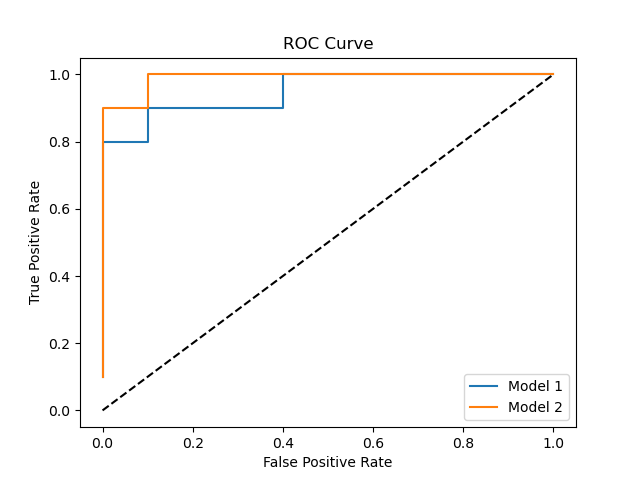

Here is the Python script that generated this plot:
# 計算ROC曲線和AUC值

import matplotlib.pyplot as plt
import numpy as np

# 假設的真實標籤和預測分數（20組）
y_true = np.array([0, 0, 1, 1, 0, 1, 0, 1, 0, 1,
                   0, 1, 1, 0, 1, 0, 0, 1, 0, 1])
y_scores_model1 = np.array([0.1, 0.4, 0.35, 0.8, 0.2, 0.6,
                             0.3, 0.9, 0.4, 0.7,
                             0.15, 0.85, 0.5, 0.25,
                             0.65, 0.55, 0.45, 0.75,
                             0.05, 0.95])
y_scores_model2 = np.array([0.05, 0.6, 0.7, 0.9, 0.1, 0.65,
                             0.2, 0.8, 0.3, 0.75,
                             0.1, 0.9, 0.55, 0.15,
                             0.7, 0.4, 0.25, 0.85,
                             0.05, 0.95])

def calculate_roc_auc(y_true, y_scores):
    thresholds = np.sort(np.unique(y_scores))
    tpr_list = []
    fpr_list = []

    for threshold in thresholds:
        y_pred = (y_scores >= threshold).astype(int)
        TP = np.sum((y_pred == 1) & (y_true == 1))
        FP = np.sum((y_pred == 1) & (y_true == 0))
        TN = np.sum((y_pred == 0) & (y_true == 0))
        FN = np.sum((y_pred == 0) & (y_true == 1))

        TPR = TP / (TP + FN) if (TP + FN) > 0 else 0
        FPR = FP / (FP + TN) if (FP + TN) > 0 else 0

        tpr_list.append(TPR)
        fpr_list.append(FPR)

    return tpr_list, fpr_list

# 計算ROC曲線
tpr1, fpr1 = calculate_roc_auc(y_true, y_scores_model1)
tpr2, fpr2 = calculate_roc_auc(y_true, y_scores_model2)

# 繪製ROC曲線
plt.plot(fpr1, tpr1, label='Model 1')
plt.plot(fpr2, tpr2, label='Model 2')
plt.plot([0, 1], [0, 1], 'k--')  # 隨機猜測的基準線
plt.xlabel('False Positive Rate')
plt.ylabel('True Positive Rate')
plt.title('ROC Curve')
plt.legend()
plt.show()


import matplotlib.pyplot as plt
import numpy as np
from sklearn.metrics import auc, roc_curve

# 假設的真實標籤和預測分數（20組）
y_true = np.array([0, 0, 1, 1, 0, 1, 0, 1, 0, 1,
                   0, 1, 1, 0, 1, 0, 0, 1, 0, 1])
y_scores_model1 = np.array([0.1, 0.4, 0.35, 0.8, 0.2, 0.6,
                             0.3, 0.9, 0.4, 0.7,
                             0.15, 0.85, 0.5, 0.25,
                             0.65, 0.55, 0.45, 0.75,
                             0.05, 0.95])
y_scores_model2 = np.array([0.05, 0.6, 0.7, 0.9, 0.1, 0.65,
                             0.2, 0.8, 0.3, 0.75,
                             0.1, 0.9, 0.55, 0.15,
                             0.7, 0.4, 0.25, 0.85,
                             0.05, 0.95])

# 計算ROC曲線和AUC
fpr1, tpr1, _ = roc_curve(y_true, y_scores_model1)
fpr2, tpr2, _ = roc_curve(y_true, y_scores_model2)
roc_auc1 = auc(fpr1, tpr1)
roc_auc2 = auc(fpr2, tpr2)

# 繪製ROC曲線
plt.plot(fpr1, tpr1, label='Model 1 (AUC = {:.2f})'.format(roc_auc1))
plt.plot(fpr2, tpr2, label='Model 2 (AUC = {:.2f})'.format(roc_auc2))
plt.plot([0, 1], [0, 1], 'k--')  # 隨機猜測的基準線
plt.xlabel('False Positive Rate')
plt.ylabel('True Positive Rate')
plt.title('ROC Curve')
plt.legend()
plt.show()
